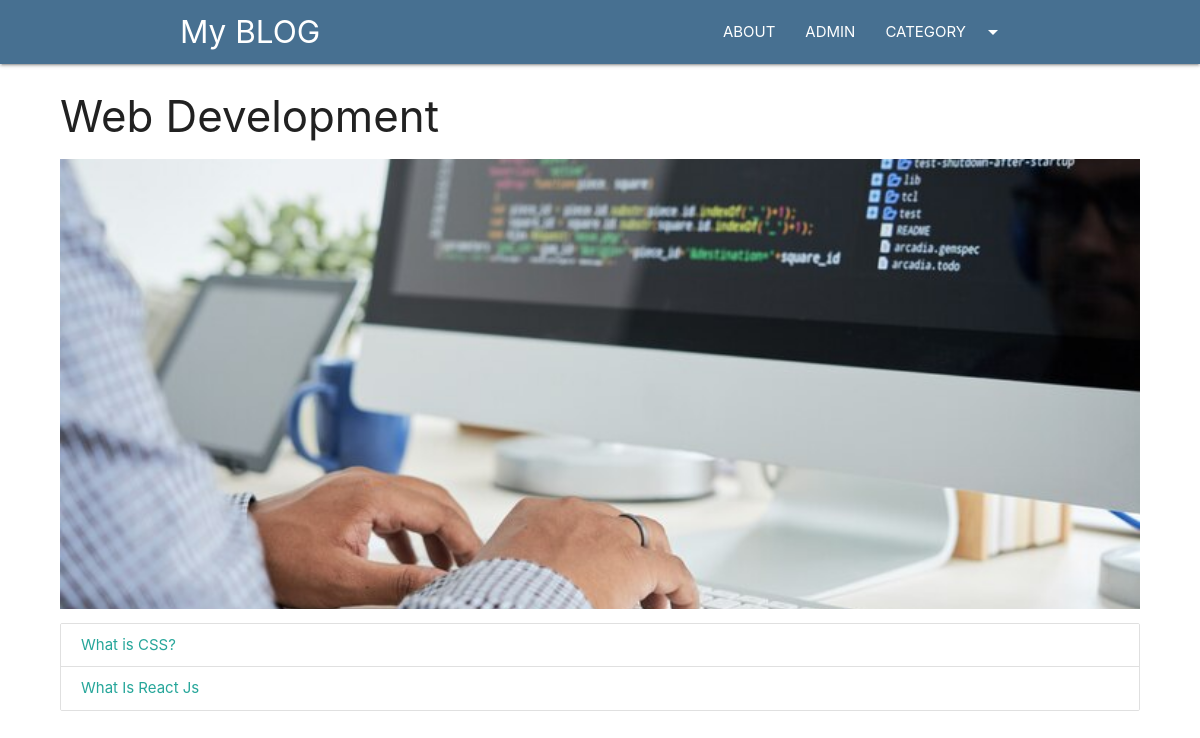
The page /category/webdevelopment on the database its author committed.
### blog/models.py (models this page shows, shortened)
class Category(models.Model):
    cat_id=models.AutoField(primary_key=True)
    title=models.CharField(max_length=100)
    descripation=models.TextField()
    url=models.CharField(max_length=100)
    image=models.ImageField(upload_to='category/')
    add_date=models.DateTimeField(auto_now_add=True,null=True)

class Post(models.Model):
    post_id=models.AutoField(primary_key=True)
    title=models.CharField( max_length=200)
    content=models.TextField()
    url=models.CharField( max_length=100)
    cate=models.ForeignKey(Category, on_delete=models.CASCADE)
    image=models.ImageField(upload_to='post/')

### blog/views.py (the view)
# urls.py: path('category/<slug:url>',category,name='category-detail')
def category(request,url):
    cate=Category.objects.get(url=url)
    post=Post.objects.filter(cate=cate)
    return render(request,"category.html",{'cate':cate,'post':post})

### templates/category.html (shortened to what this page needs)
{% extends "base.html" %}  {% block content %}
<div class="container-custom">
  <h3>{{cate.title}}</h3>
  <div class="img-container">
    <img
      src="/media/{{cate.image}}"
      class="responsive-img"
      alt=""
      style="max-height: 450px; width: 100%; object-fit: cover"
    />
  </div>
  <div class="collection">
    {% for p in post %}
    <a href="/blog/{{p.url}}" class="collection-item">{{p.title}}</a>
    {% empty%}
    <h4 style="text-align: center">No post in this catgeroy</h4>
    {% endfor %}
  </div>
</div>
{% endblock %}

### blog/static/cs/style.css (style rules this page uses)
.container-custom { width:90% !important; margin: auto; }

### rows shown on the page
Category: title "Web Development", image (picture)
Post: title "What is CSS?"
Post: title "What Is React Js"
